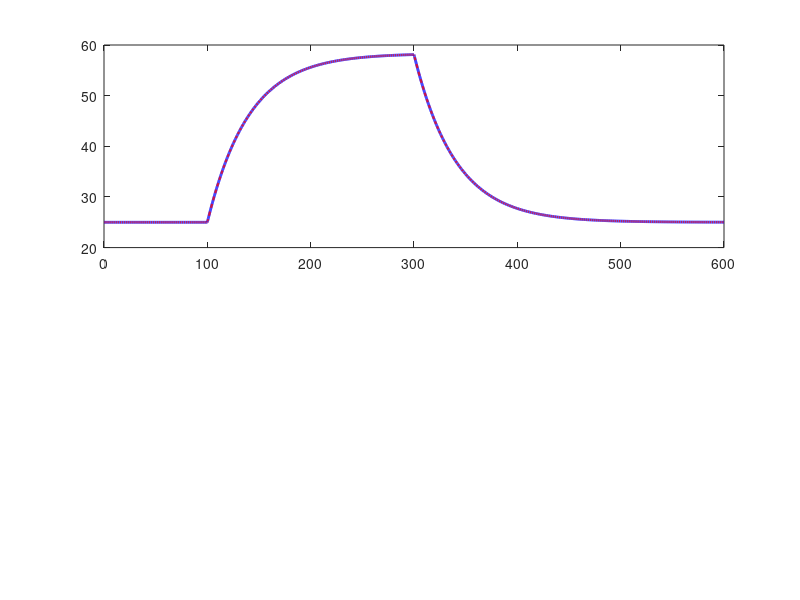

Source code (MATLAB): (Note: this script raises an error after producing the figure.)
%% 04_thermal_cooling_companion.m - Dynamic Thermal Dissipation & Cooling
% =========================================================================
% MODULE: Simulink Dynamic System Modeling (Level 2 / R5)
%
% PURPOSE:
%   Standalone MATLAB companion script modeling lumped Newton thermal
%   dissipation with convective feedback and pulse power heating.
%   Integrates the 1st-order thermal ODE using ode45 and compares numerical
%   trajectories with piecewise analytical solutions.
%
% GOVERNING DIFFERENTIAL EQUATION:
%   Energy conservation across thermal boundary:
%     C_th * (dT / dt) = P_in(t) - h * A * (T(t) - T_amb)
%     dT / dt = (P_in(t) - h * A * (T(t) - T_amb)) / C_th
%   Thermal Time Constant: tau_th = C_th / (h * A) [seconds]
%
% PHYSICAL PARAMETERS:
%   - Thermal Capacitance (C_th)     : 180.0 J/K
%   - Convective Conductance (h*A)   : 4.5 W/K
%   - Ambient Air Temperature (T_amb): 25.0 deg C
%   - Thermal Time Constant (tau_th) : 40.0 s
%   - Inverter Power Pulse (P_in)    : 150.0 W (from t = 100 s to 300 s)
%   - Theoretical Peak Temperature   : T_amb + P_in / (h*A) = 58.33 deg C
% =========================================================================

clear;
close all;
clc;

fprintf('=================================================================\n');
fprintf('  SIMULINK COMPANION: THERMAL DISSIPATION & COOLING DYNAMICS     \n');
fprintf('=================================================================\n\n');

%% 1. Thermal System Physical Constants
C_th  = 180.0;     % Thermal capacitance of heatsink [J/K]
hA    = 4.5;       % Lumped convective heat transfer coefficient [W/K]
T_amb = 25.0;      % Ambient environmental temperature [deg C]

% Thermal time constant: tau_th = C_th / hA
tau_th = C_th / hA; % [seconds] (180.0 / 4.5 = 40.0 s)

% Power pulse heating profile timing
P_pulse = 150.0;   % Inverter thermal dissipation [Watts]
t_on    = 100.0;   % Heating activation timestamp [s]
t_off   = 300.0;   % Heating deactivation timestamp [s]
t_final = 600.0;   % Total simulation duration [s]

fprintf('Thermal Parameters:\n');
fprintf('  Lumped Thermal Mass (C_th)    : %.1f J/K\n', C_th);
fprintf('  Convective Conductance (h*A)  : %.2f W/K\n', hA);
fprintf('  Ambient Temperature (T_amb)   : %.2f deg C\n', T_amb);
fprintf('  Thermal Time Constant (tau_th): %.2f seconds\n', tau_th);
fprintf('  Inverter Dissipation (P_in)   : %.1f W (Active: %.1f s to %.1f s)\n\n', ...
    P_pulse, t_on, t_off);

%% 2. ODE Formulation & Numerical Solution
% Piecewise continuous power input function
p_in_func = @(t) (t >= t_on && t < t_off) * P_pulse;

% 1st-order thermal differential equation
% dT/dt = (P_in(t) - hA * (T - T_amb)) / C_th
thermal_ode = @(t, T) (p_in_func(t) - hA * (T - T_amb)) / C_th;

% Initial condition: system at ambient thermal equilibrium
T_0 = T_amb;

% Numerical solver configuration
ode_opts = odeset('RelTol', 1e-6, 'AbsTol', 1e-8, 'MaxStep', 0.5);

% Execute numerical integration
[t_sim, T_sim] = ode45(thermal_ode, [0.0, t_final], T_0, ode_opts);

%% 3. Piecewise Analytical Solution & Solver Audit
% Analytical evaluation:
%   Interval 1 [0, t_on):       T(t) = T_amb
%   Interval 2 [t_on, t_off):   T(t) = T_amb + (P_pulse / hA) * (1 - exp(-(t - t_on)/tau_th))
%   Interval 3 [t_off, t_final]:T(t) = T_amb + (T_peak - T_amb) * exp(-(t - t_off)/tau_th)
T_analytical = zeros(size(t_sim));
T_peak_theoretical = T_amb + (P_pulse / hA) * (1.0 - exp(-(t_off - t_on) / tau_th));

for idx = 1:length(t_sim)
    t_val = t_sim(idx);
    if t_val < t_on
        T_analytical(idx) = T_amb;
    elseif t_val < t_off
        T_analytical(idx) = T_amb + (P_pulse / hA) * (1.0 - exp(-(t_val - t_on) / tau_th));
    else
        T_analytical(idx) = T_amb + (T_peak_theoretical - T_amb) * exp(-(t_val - t_off) / tau_th);
    end
end

% Pointwise solver accuracy verification
thermal_error = abs(T_sim - T_analytical);
max_thermal_error = max(thermal_error);

fprintf('Solver Precision & Convergence:\n');
fprintf('  Integration Steps Taken       : %d\n', length(t_sim));
fprintf('  Maximum Numerical Error       : %.2e deg C\n', max_thermal_error);

%% 4. Engineering Thermal Audit
[T_max_sim, max_idx] = max(T_sim);
t_at_max = t_sim(max_idx);

% Asymptotic steady-state temperature if heating continued indefinitely:
T_asymptotic = T_amb + P_pulse / hA;

% Final temperature at end of cooldown (t = 600 s):
T_final_sim = T_sim(end);
delta_T_recovered = (T_max_sim - T_final_sim) / (T_max_sim - T_amb) * 100.0;

fprintf('\nThermal Performance Audit:\n');
fprintf('  Asymptotic Steady-State Limit : %.2f deg C\n', T_asymptotic);
fprintf('  Peak Junction Temperature     : %.2f deg C (Occurred at t = %.1f s)\n', ...
    T_max_sim, t_at_max);
fprintf('  Theoretical Peak at Shutdown  : %.2f deg C\n', T_peak_theoretical);
fprintf('  Cooldown Dwell Duration       : %.1f s (%.1f time constants)\n', ...
    t_final - t_off, (t_final - t_off) / tau_th);
fprintf('  Final Temperature at 600 s    : %.2f deg C\n', T_final_sim);
fprintf('  Thermal Recovery Fraction     : %.1f%% dissipated back to ambient\n', ...
    delta_T_recovered);

%% 5. Thermal Energy Balance Check
% Total electrical heat energy injected:
% Q_in = P_pulse * (t_off - t_on) = 150 W * 200 s = 30,000 Joules
Q_in_total = P_pulse * (t_off - t_on);

% Numerical trapezoidal integration of convective cooling power:
% q_conv(t) = hA * (T(t) - T_amb)
q_conv_sim = hA * (T_sim - T_amb);
Q_dissipated_total = trapz(t_sim, q_conv_sim);

% Thermal energy remaining stored in heatsink at t_final:
Q_stored_final = C_th * (T_final_sim - T_amb);

% First Law Conservation Check: Q_in = Q_dissipated + Q_stored
energy_balance_error = abs(Q_in_total - (Q_dissipated_total + Q_stored_final));

fprintf('\nThermal Energy Conservation Audit:\n');
fprintf('  Total Heat Injected (Q_in)    : %8.1f J\n', Q_in_total);
fprintf('  Total Convective Dissipation  : %8.1f J\n', Q_dissipated_total);
fprintf('  Stored Thermal Energy at End  : %8.1f J\n', Q_stored_final);
fprintf('  Energy Conservation Discrepancy: %8.4f J (%.4f%%)\n', ...
    energy_balance_error, (energy_balance_error / Q_in_total) * 100.0);

%% 6. Visualization Dashboard
figure('Name', 'Thermal Cooling Dynamics', 'Color', 'w');

% Top panel: Temperature transient
subplot(2, 1, 1);
plot(t_sim, T_sim, 'b-', 'LineWidth', 2.0, 'DisplayName', 'ODE45 Numerical');
hold on;
plot(t_sim, T_analytical, 'r--', 'LineWidth', 1.5, 'DisplayName', 'Piecewise Analytical');
yline(T_amb, 'k:', 'LineWidth', 1.0, 'DisplayName', 'Ambient (25 C)');
yline(T_asymptotic, 'm:', 'LineWidth', 1.0, 'DisplayName', 'Asymptotic Max (58.33 C)');
xline(t_on, 'g--', 'LineWidth', 1.0, 'DisplayName', 'Heat Pulse ON');
xline(t_off, 'r--', 'LineWidth', 1.0, 'DisplayName', 'Heat Pulse OFF');
grid on;
xlabel('Time [seconds]');
ylabel('Temperature T(t) [deg C]');
title('Inverter Thermal Management: Heating Pulse & Convective Cooldown');
legend('Location', 'east');

% Bottom panel: Dissipation power and rate of change
subplot(2, 1, 2);
p_in_plot = zeros(size(t_sim));
for idx = 1:length(t_sim)
    p_in_plot(idx) = p_in_func(t_sim(idx));
end
plot(t_sim, p_in_plot, 'r-', 'LineWidth', 1.5, 'DisplayName', 'Heat Input P_{in}(t) [W]');
hold on;
plot(t_sim, q_conv_sim, 'b-', 'LineWidth', 1.5, 'DisplayName', 'Convective Heat Out q_{conv}(t) [W]');
grid on;
xlabel('Time [seconds]');
ylabel('Power [Watts]');
title('Instantaneous Thermal Power Flow: Input vs Convective Dissipation');
legend('Location', 'northeast');

fprintf('\n=================================================================\n');
fprintf('  THERMAL COOLING COMPANION COMPLETED SUCCESSFULLY               \n');
fprintf('=================================================================\n');
